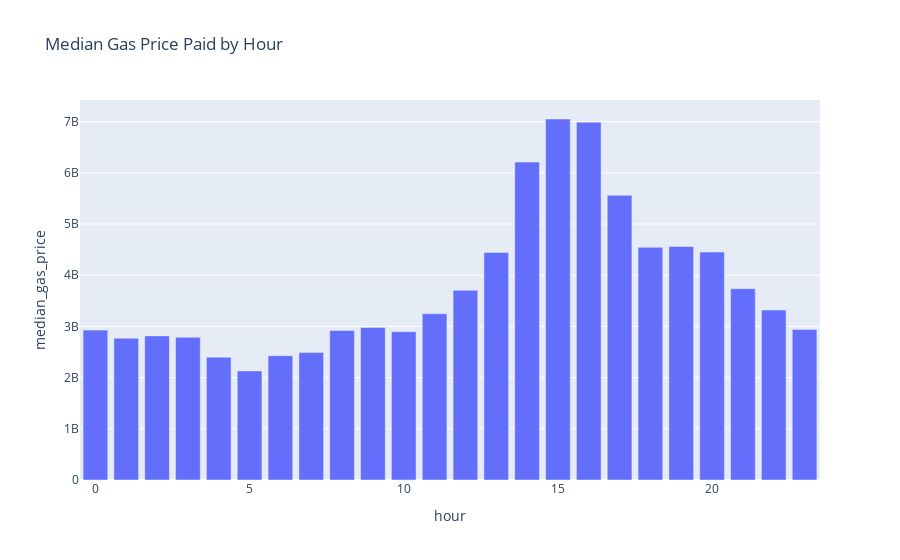

The code cell stored with this chart in its notebook:
### Code cell
median_gas_price_paid_by_hour = df.groupby(["hour"])["effective_gas_price"].median().reset_index()
median_gas_price_paid_by_hour.columns = ["hour", "median_gas_price"]

px.bar(median_gas_price_paid_by_hour, x="hour", y="median_gas_price", title="Median Gas Price Paid by Hour")

### Figure 1 — Plotly figure (JSON) as saved in the notebook; plotly's stock layout.template omitted (floating-point values rounded to 4 significant figures)
{"data": [{"alignmentgroup": "True", "hovertemplate": "hour=%{x}<br>median_gas_price=%{y}<extra></extra>", "legendgroup": "", "marker": {"color": "#636efa", "pattern": {"shape": ""}}, "name": "", "offsetgroup": "", "orientation": "v", "showlegend": false, "textposition": "auto", "type": "bar", "x": [0, 1, 2, 3, 4, 5, 6, 7, 8, 9, 10, 11, 12, 13, 14, 15, 16, 17, 18, 19, 20, 21, 22, 23], "xaxis": "x", "y": [2927900431, 2770682672, 2814896149, 2788000000.0, 2398436572, 2131175856, 2429000000.0, 2489326485, 2920537826, 2978000000.0, 2896899547, 3248062366, 3705740129, 4444809125, 6210308473, 7051619898, 6990000000.0, 5560155377, 4546000000.0, 4561327546, 4451613411, 3736812838, 3320154766, 2942000000.0], "yaxis": "y"}], "layout": {"barmode": "relative", "legend": {"tracegroupgap": 0}, "title": {"text": "Median Gas Price Paid by Hour"}, "xaxis": {"anchor": "y", "domain": [0, 1], "title": {"text": "hour"}}, "yaxis": {"anchor": "x", "domain": [0, 1], "title": {"text": "median_gas_price"}}}}
